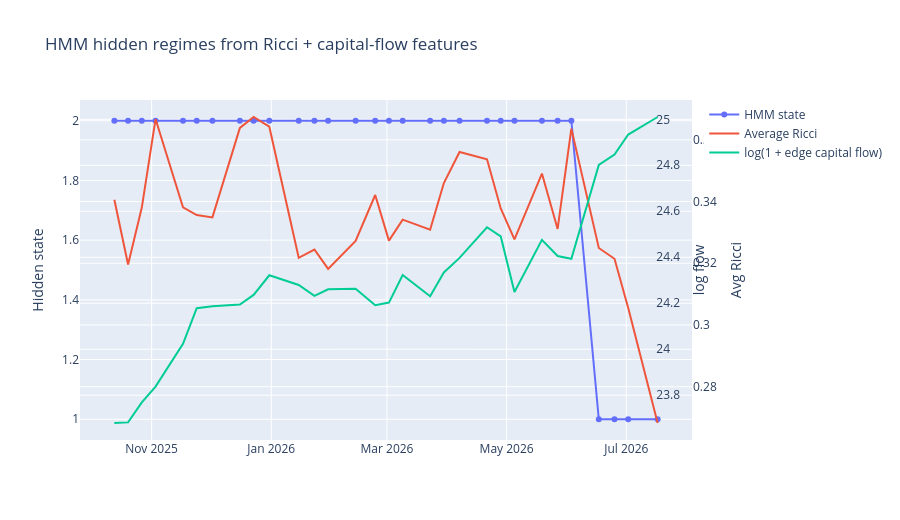

Source (notebook cell):
### Markdown cell above
## 14. Gaussian Hidden Markov Model｜Gaussian 隱藏馬可夫模型

Let $S_t$ be the hidden regime and $Y_t$ the observed graph-feature vector:

$$P(S_t\mid S_{t-1}),\qquad P(Y_t\mid S_t).$$

The HMM separates noisy observations from a more persistent latent state. It does **not** prove that the state is economically real, nor does it identify hidden “noise”; it infers a probabilistic regime under the model assumptions.  
HMM 將雜訊化觀測與較持續的潛在狀態分開；它不證明該狀態具有客觀經濟實體，也不是在辨識某種「隱藏噪音」，而是在模型假設下推論機率狀態。

v12 standardizes selected graph features, fits a diagonal-covariance Gaussian HMM, estimates the most likely state sequence, and computes posterior probabilities.  
v12 將選定圖特徵標準化，配適對角共變異 Gaussian HMM，估計最可能狀態序列並計算後驗機率。

### Input versus output｜輸入與輸出

- `feature_df`: observed graph-level features supplied to the model.｜輸入模型的圖層級觀測特徵。
- `hmm_state`: integer state ID; the number itself has no fixed meaning.｜整數狀態編號，本身無固定意義。
- `regime_name`: post-hoc human-readable label based on state statistics.｜根據狀態統計事後命名的可讀標籤。
- `state_probability`: posterior probability of the selected state.｜所選狀態的後驗機率。
- `state_probability_k`: posterior probability for every state $k$.｜每個狀態 $k$ 的後驗機率。

Avoid fixed claims such as “positive Ricci always means rotation.” A regime label must be assigned from the complete state profile—returns, volatility, curvature, fragmentation, stability, and capital variables—not from one feature alone.  
避免宣稱「正 Ricci 必然代表輪動」；狀態名稱必須由完整特徵輪廓決定，不能只看單一特徵。

### Code cell
# compute_hmm_regimes() internally calls rolling_feature_table() in some v12
# helper versions. Temporarily provide the compatible feature table prepared
# above, then restore the original function.
# 某些 v12 helper 版本會在函式內再次呼叫 rolling_feature_table；
# 暫時提供上方已相容化的特徵表，執行後恢復原函式。

_original_rolling_feature_table = rolling_feature_table

def _compatible_rolling_feature_table(_frames):
    if _frames is frames:
        return feature_df.copy()
    table = _original_rolling_feature_table(_frames).copy()
    for target, candidates in feature_alias_candidates.items():
        if target not in table.columns:
            source = _first_existing_column(table, candidates)
            if source is not None:
                table[target] = pd.to_numeric(table[source], errors="coerce")
    if "delta2" not in table.columns:
        table["delta2"] = 0.0
    return table

try:
    rolling_feature_table = _compatible_rolling_feature_table

    hmm_df, regime_labels = compute_hmm_regimes(
        frames=frames,
        returns=returns,
        starts=starts,
        window_size=60,
        n_components=3,
        forward_days=5,
        random_state=42,
    )
finally:
    rolling_feature_table = _original_rolling_feature_table

print("Regime labels:", regime_labels)
display(hmm_df.tail())
plot_hmm_regimes(hmm_df).show()

### Figure 1 — Plotly figure (JSON) as saved in the notebook; plotly's stock layout.template omitted (floating-point values rounded to 4 significant figures)
{"data": [{"mode": "lines+markers", "name": "HMM state", "type": "scatter", "x": ["2025-10-13 00:00:00", "2025-10-20 00:00:00", "2025-10-27 00:00:00", "2025-11-03 00:00:00", "2025-11-17 00:00:00", "2025-11-24 00:00:00", "2025-12-02 00:00:00", "2025-12-16 00:00:00", "2025-12-23 00:00:00", "2025-12-31 00:00:00", "2026-01-15 00:00:00", "2026-01-23 00:00:00", "2026-01-30 00:00:00", "2026-02-13 00:00:00", "2026-02-23 00:00:00", "2026-03-02 00:00:00", "2026-03-09 00:00:00", "2026-03-23 00:00:00", "2026-03-30 00:00:00", "2026-04-07 00:00:00", "2026-04-21 00:00:00", "2026-04-28 00:00:00", "2026-05-05 00:00:00", "2026-05-19 00:00:00", "2026-05-27 00:00:00", "2026-06-03 00:00:00", "2026-06-17 00:00:00", "2026-06-25 00:00:00", "2026-07-02 00:00:00", "2026-07-17 00:00:00"], "y": [2, 2, 2, 2, 2, 2, 2, 2, 2, 2, 2, 2, 2, 2, 2, 2, 2, 2, 2, 2, 2, 2, 2, 2, 2, 2, 1, 1, 1, 1]}, {"mode": "lines", "name": "Average Ricci", "type": "scatter", "x": ["2025-10-13 00:00:00", "2025-10-20 00:00:00", "2025-10-27 00:00:00", "2025-11-03 00:00:00", "2025-11-17 00:00:00", "2025-11-24 00:00:00", "2025-12-02 00:00:00", "2025-12-16 00:00:00", "2025-12-23 00:00:00", "2025-12-31 00:00:00", "2026-01-15 00:00:00", "2026-01-23 00:00:00", "2026-01-30 00:00:00", "2026-02-13 00:00:00", "2026-02-23 00:00:00", "2026-03-02 00:00:00", "2026-03-09 00:00:00", "2026-03-23 00:00:00", "2026-03-30 00:00:00", "2026-04-07 00:00:00", "2026-04-21 00:00:00", "2026-04-28 00:00:00", "2026-05-05 00:00:00", "2026-05-19 00:00:00", "2026-05-27 00:00:00", "2026-06-03 00:00:00", "2026-06-17 00:00:00", "2026-06-25 00:00:00", "2026-07-02 00:00:00", "2026-07-17 00:00:00"], "y": [0.3406, 0.3196, 0.3381, 0.3667, 0.3381, 0.3356, 0.3349, 0.3639, 0.3674, 0.3642, 0.3218, 0.3245, 0.3182, 0.3272, 0.3421, 0.3273, 0.3342, 0.3309, 0.346, 0.356, 0.3537, 0.3377, 0.3278, 0.3491, 0.3311, 0.3636, 0.3249, 0.3215, 0.3055, 0.2682], "yaxis": "y2"}, {"mode": "lines", "name": "log(1 + edge capital flow)", "type": "scatter", "x": ["2025-10-13 00:00:00", "2025-10-20 00:00:00", "2025-10-27 00:00:00", "2025-11-03 00:00:00", "2025-11-17 00:00:00", "2025-11-24 00:00:00", "2025-12-02 00:00:00", "2025-12-16 00:00:00", "2025-12-23 00:00:00", "2025-12-31 00:00:00", "2026-01-15 00:00:00", "2026-01-23 00:00:00", "2026-01-30 00:00:00", "2026-02-13 00:00:00", "2026-02-23 00:00:00", "2026-03-02 00:00:00", "2026-03-09 00:00:00", "2026-03-23 00:00:00", "2026-03-30 00:00:00", "2026-04-07 00:00:00", "2026-04-21 00:00:00", "2026-04-28 00:00:00", "2026-05-05 00:00:00", "2026-05-19 00:00:00", "2026-05-27 00:00:00", "2026-06-03 00:00:00", "2026-06-17 00:00:00", "2026-06-25 00:00:00", "2026-07-02 00:00:00", "2026-07-17 00:00:00"], "y": [23.68, 23.68, 23.77, 23.84, 24.02, 24.18, 24.19, 24.19, 24.24, 24.32, 24.28, 24.23, 24.26, 24.26, 24.19, 24.2, 24.32, 24.23, 24.33, 24.4, 24.53, 24.49, 24.25, 24.48, 24.41, 24.39, 24.8, 24.85, 24.93, 25.01], "yaxis": "y3"}], "layout": {"height": 520, "hovermode": "x unified", "title": {"text": "HMM hidden regimes from Ricci + capital-flow features"}, "yaxis": {"title": {"text": "Hidden state"}}, "yaxis2": {"overlaying": "y", "side": "right", "title": {"text": "Avg Ricci"}}, "yaxis3": {"anchor": "free", "overlaying": "y", "position": 0.94, "side": "right", "title": {"text": "log flow"}}}}
